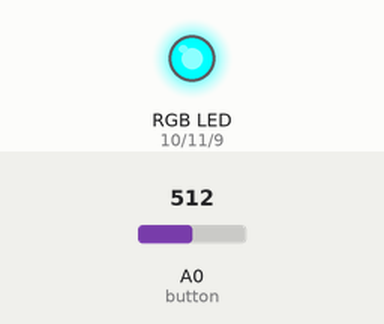
Recording of a sketch running on a simulated Arduino Uno, built with avr-gcc and run on an emulated ATmega328P. Parts: an RGB LED mixed from three pins (HIGH = lit). The test bench sets the inputs (shaded band); at power-on: A0 (button) = 512.

Above: at 1.2 s.
1.3 s: A0 (button) set to 692
At 2.2 s:
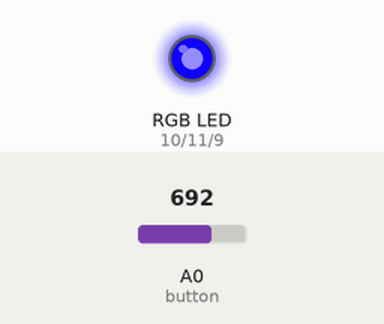
2.8 s: A0 (button) set to 862
At 3.4 s:
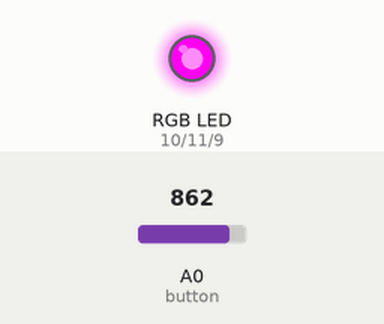
4.3 s: A0 (button) set to 900
At 5.5 s:
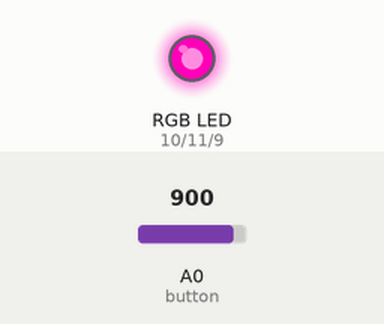
5.8 s: A0 (button) set to 1023
At 6.8 s:
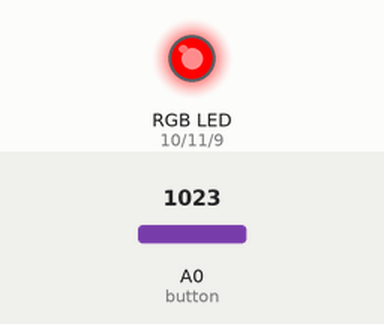
7.3 s: A0 (button) set to 716
At 8.0 s:
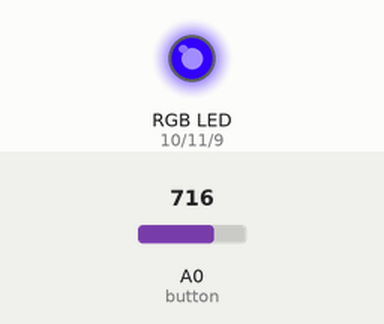
8.8 s: A0 (button) set to 0
At 9.1 s:
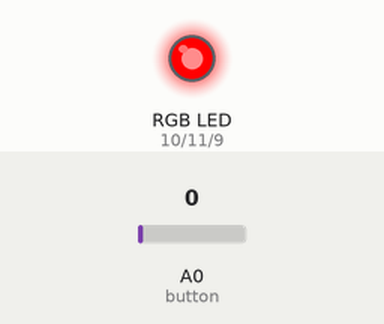
Timing chart, 0 to 11.3 s (numbered marks = the images above; inputs shaded):
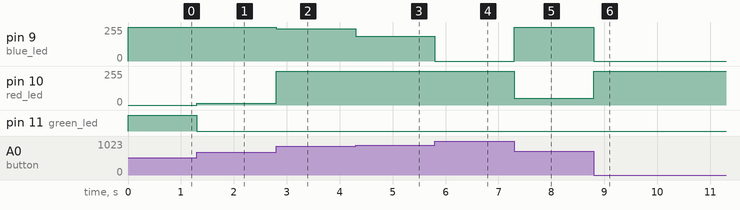

Measured:
- after the input at 1.3 s, pin 10 (red_led): 0/255 → 15/255 at once; pin 11 (green_led): HIGH → LOW at once
- after the input at 2.8 s, pin 9 (blue_led): 255/255 → 241/255 at once; pin 10 (red_led): 15/255 → 255/255 at once
- after the input at 4.3 s, pin 9 (blue_led): 241/255 → 184/255 at once
- after the input at 5.8 s, pin 9 (blue_led): 184/255 → 0/255 at once
- after the input at 7.3 s, pin 9 (blue_led): 0/255 → 255/255 at once; pin 10 (red_led): 255/255 → 51/255 at once
- after the input at 8.8 s, pin 9 (blue_led): 255/255 → 0/255 at once; pin 10 (red_led): 51/255 → 255/255 at once

The sketch:

change_color_via_wheel.ino
```cpp
constexpr int blue_led = 9;
constexpr int green_led = 11;
constexpr int red_led = 10;
constexpr int button = A0;

int red, green, blue;


void setup() {
  pinMode(blue_led, OUTPUT);
  pinMode(green_led, OUTPUT);
  pinMode(red_led, OUTPUT);
  pinMode(button, INPUT);
}

void loop() {
 int rot = analogRead(button);
  if (rot<=170){
    red = 255;
    green = map(rot, 0, 170, 0, 255);
    blue = 0;
  }
  else if(rot <= 340){
    red = map(rot, 170, 340, 255, 0);
    green = 255;
    blue = 0;
  }
  else if(rot <= 512){
    red = 0;
    green = 255;
    blue = map(rot, 340, 512, 0, 255);
  }
  else if(rot <= 682){
    red = 0;
    green = map(rot, 512, 682, 255, 0);
    blue = 255;
  }
  else if(rot <= 852){
    red = map(rot, 682, 852, 0, 255);
    green = 0;
    blue = 255;
  }
  else{
    red = 255;
    green = 0;
    blue = map(rot, 852, 1023, 255, 0);
  }

  analogWrite(red_led, red);
  analogWrite(green_led, green);
  analogWrite(blue_led, blue);

}
```
